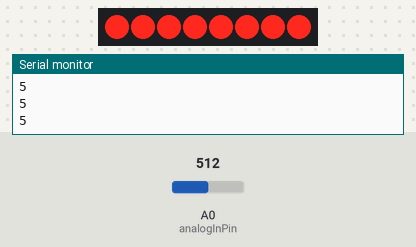
The sketch below on a simulated Arduino Uno, built with avr-gcc and run on an emulated ATmega328P. On the bench: 8 shift-register outputs drawn as a row of LEDs (first output left, lit = HIGH), the last lines printed to the serial monitor. Wiring (inferred from the names in the program): shift register (74HC595): data pin 11; shift clock pin 12; latch pin 8. Wiring (inferred from the signals the program sends): row of LEDs: on Q0, Q1, Q2, Q3, Q4, Q5, Q6, Q7. Inputs (shaded band) come from the test bench; at power-on: A0 (analogInPin) = 512.

Above: at 1.2 s.
1.3 s: A0 (analogInPin) set to 1023
At 1.89 s:
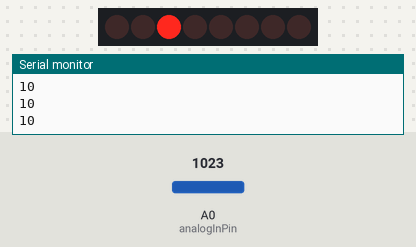
At 2.5 s:
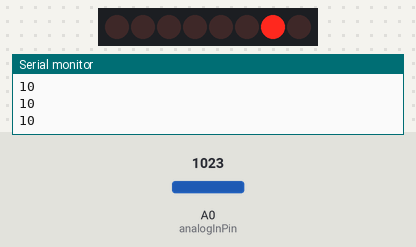
3.8 s: A0 (analogInPin) set to 1006
At 4.48 s:
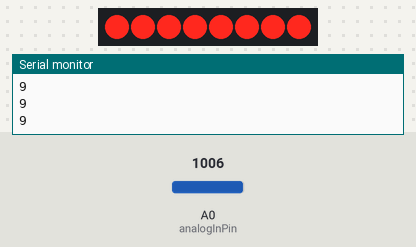
Timing chart, 0 to 12.8 s (numbered marks = the images above; inputs shaded):
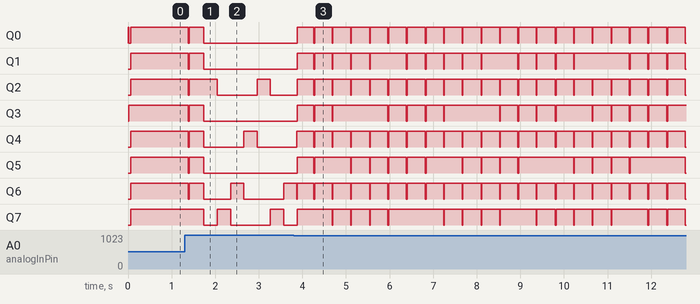

Measured:
- the behaviour switches between 1023 and 1022 on A0 (analogInPin) (found by bisection; images 2 and 3)
- after the input at 1.3 s, Q0, Q1: HIGH → LOW after 0.09 s, → HIGH 0.01 s later, → LOW 0.34 s later

The sketch:

multiplexerCode.ino
```cpp
//Pin connected to ST_CP of 74HC595
int latchPin = 8;
//Pin connected to SH_CP of 74HC595
int clockPin = 12;
////Pin connected to DS of 74HC595
int dataPin = 11;
int multiplexerDelay = 10;
const int analogInPin = A0;
int rateValue = 0;

void setup() {
	Serial.begin(9600);
//set pins to output so you can control the shift register
	pinMode(latchPin, OUTPUT);
	pinMode(clockPin, OUTPUT);
	pinMode(dataPin, OUTPUT);
}
void loop() {
// count from 0 to 255 and display the number
// on the LEDs
	rateValue = analogRead(analogInPin);

  // map it to the range of the analog out:
  	multiplexerDelay = map(rateValue, 0, 1023, 0, 10);
Serial.println(multiplexerDelay);
	for (int numberToDisplay = 0; numberToDisplay < 8; numberToDisplay++) {
	// take the latchPin low so
		// the LEDs don't change while you're sending in bits:
		digitalWrite(latchPin, LOW);
		// shift out the bits:
		shiftOut(dataPin, clockPin, MSBFIRST, 1 << numberToDisplay);
		//take the latch pin high so the LEDs will light up:
		digitalWrite(latchPin, HIGH);
		// pause before next value:
	delay(multiplexerDelay);
	}
}
```
